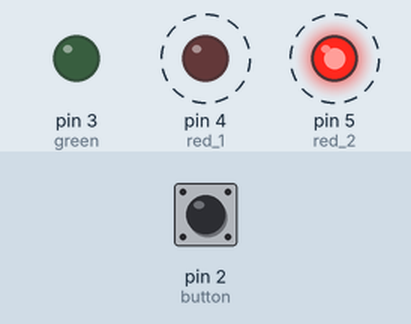
Simulated run of this sketch. Board: Arduino Uno, built with avr-gcc and run on an emulated ATmega328P. Shown: output pins drawn as LEDs (lit = HIGH). Dashed ring = blinking. Inputs (shaded band) come from the test bench; at power-on: pin 2 (button) HIGH.

Above: at 1.8 s.
1.9 s: pin 2 (button) pulled LOW for 3.2 s
At 2.4 s:
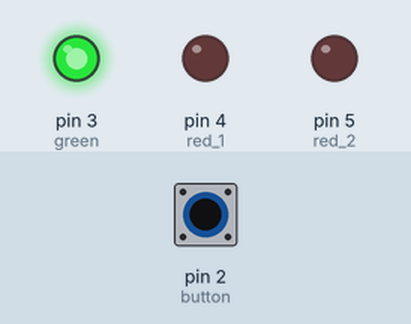
At 5.22 s:
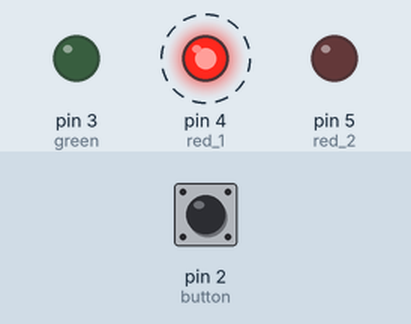
Timing chart, 0 to 12.6 s (numbered marks = the images above; inputs shaded):
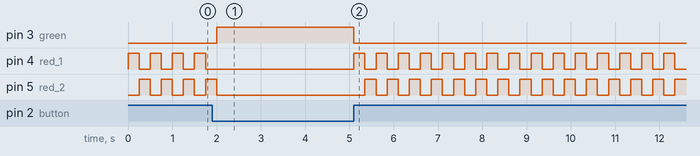

Measured:
- after the input at 1.9 s, pin 3 (green): LOW → HIGH after 0.10 s, → LOW 3.1 s later
- by itself, pin 5 (red_2): repeats every 0.50 s: HIGH 0.25 s, LOW 0.25 s

The sketch:

beginnerProject_2.ino
```cpp
//My first project! Arduino Beginner Project #2


int switchState = 0; //button variable
int button = 2;
int green = 3;
int red_1 = 4;
int red_2 = 5;

void setup() {
pinMode(button,INPUT); //button
pinMode(green,OUTPUT); //green LED
pinMode(red_1,OUTPUT); //red LED_1
pinMode(red_2,OUTPUT); //red LED_2

}

void loop() {
switchState = digitalRead(button);

if (switchState == LOW) {
 digitalWrite(green, HIGH);
 digitalWrite(red_1, LOW);
 digitalWrite(red_2, LOW);
 //button not pressed
}
else {
 digitalWrite(green, LOW);
 digitalWrite(red_1, HIGH);
 digitalWrite(red_2, LOW);

 delay(250);

 digitalWrite(green, LOW);
 digitalWrite(red_1, LOW);
 digitalWrite(red_2, HIGH);

 delay(250);
 //button is pressed
}
}
```
